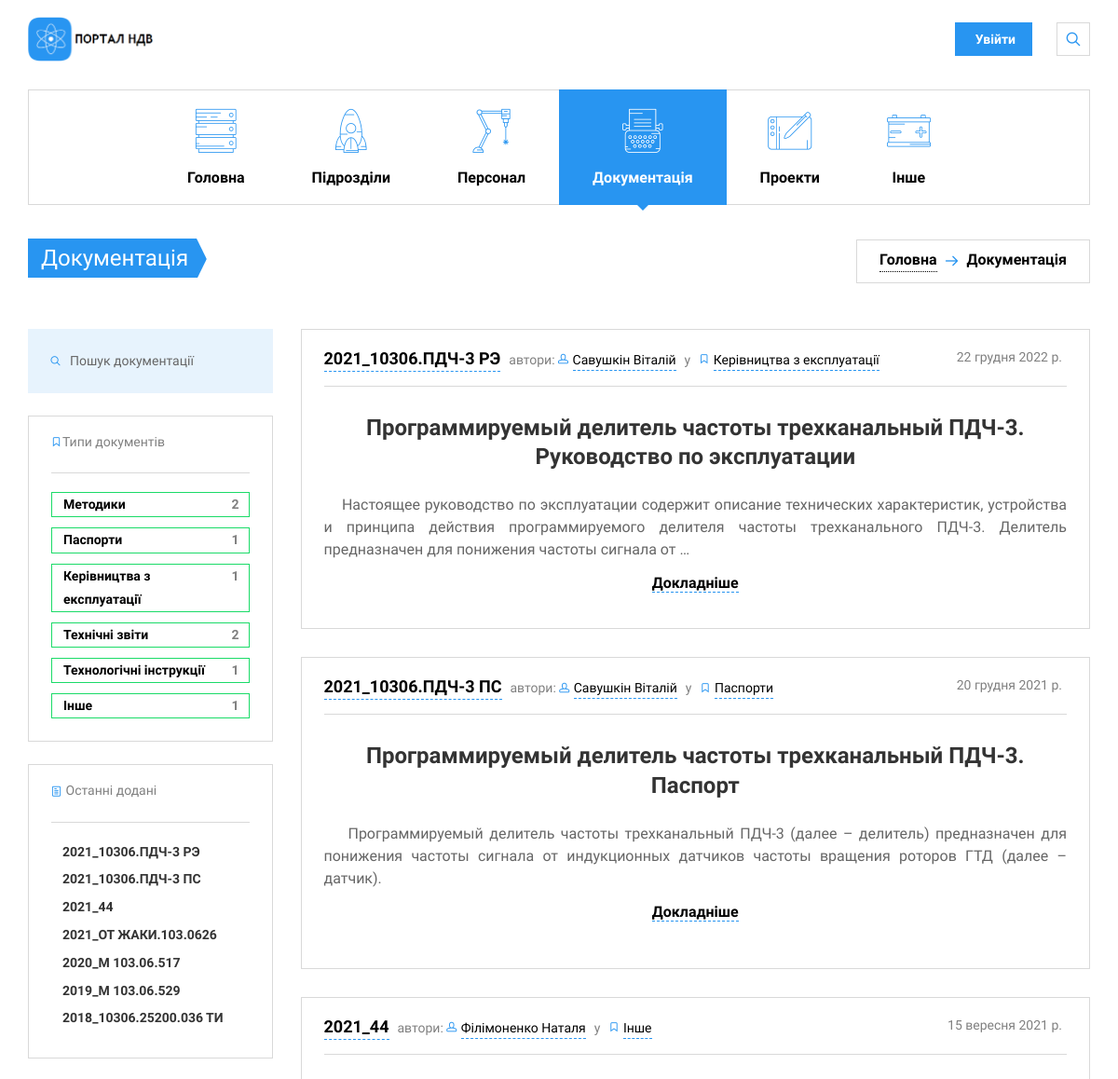
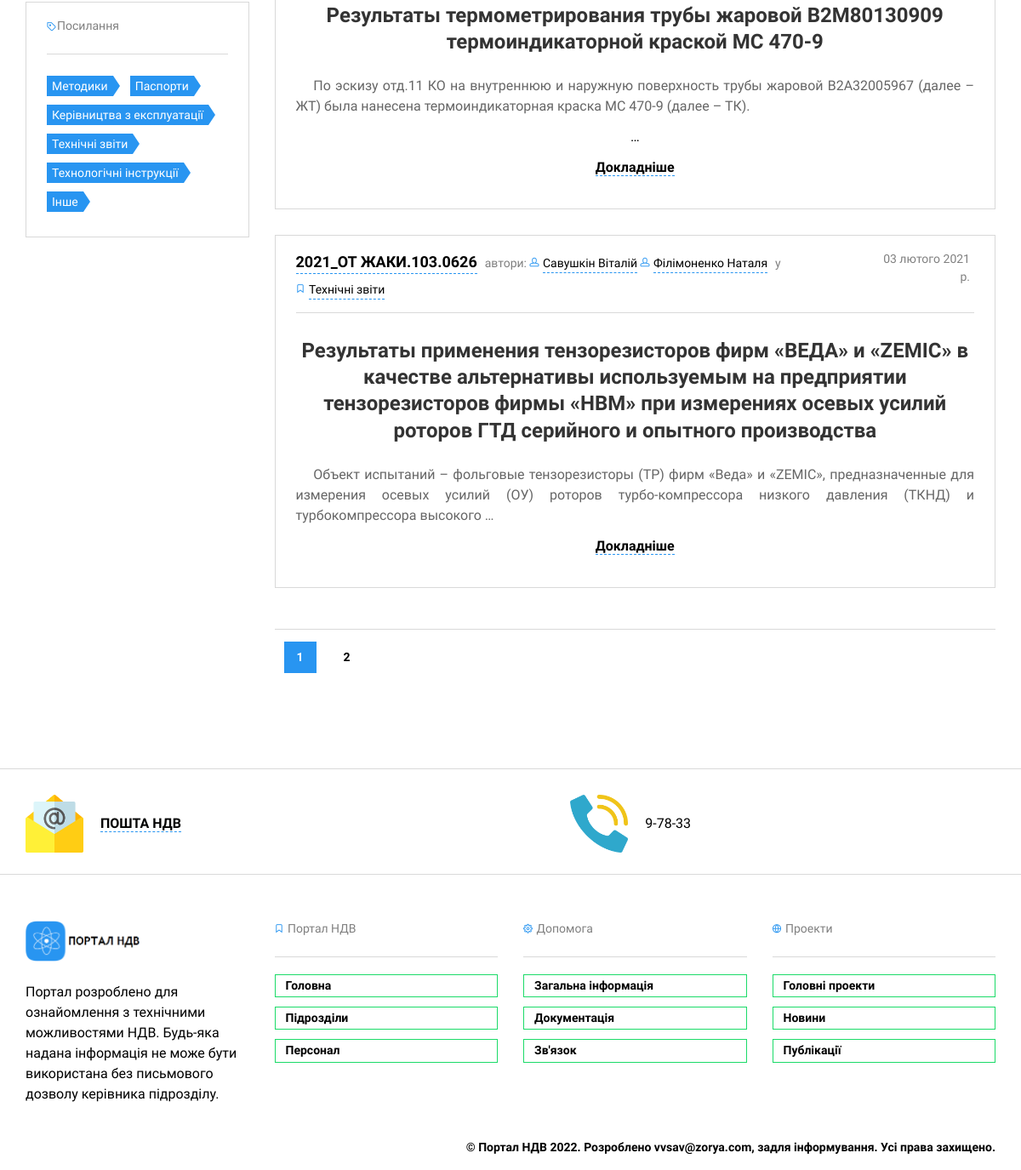
The page /docs/ on the database its author committed (2 pictures, top to bottom).
### nio_app/models.py (models this page shows, shortened)
class Main(models.Model):
    name = models.CharField(max_length=200, help_text='не більше ніж 200 символів',
                            verbose_name='Назва підрозділу')
    abr = models.CharField(max_length=10, help_text='не більше ніж 10 символів',
                           verbose_name='Абрівіатура підрозділу')
    slug = models.SlugField(max_length=200, unique=True, verbose_name='URL', db_index=True)
    divisions = models.ManyToManyField('Divisions', verbose_name='Підрозділи')
    description = models.TextField(max_length=5000, help_text='Введіть короткий опис підрозділу',
                                   verbose_name='Опис підрозділу')
    num_staff = models.IntegerField(verbose_name='Кількість персоналу', null=True, blank=True)
    num_projects = models.IntegerField(verbose_name='Кількість проектів', null=True, blank=True)
    num_docs = models.IntegerField(verbose_name='Загальна кількість документації', null=True, blank=True)
    boss = models.CharField(max_length=200, help_text='не більше ніж 200 символів',
                            verbose_name='ПІБ керівника')
    photo = models.ImageField(upload_to="workers_foto/", verbose_name="Фото")
    objects = models.Manager()
    """Визначення загальної кількості персоналу"""
    def staff(self):
        num = 0
        for d in self.divisions.all():
            if d.num_staff:
                num += d.num_staff
                self.num_staff = num
            else:
                self.num_staff = 0
        return self.num_staff
    staff.short_description = 'Загальна кількість персоналу'
    class Meta:
        verbose_name = 'Загальна інфо'
        verbose_name_plural = 'Загальна інфо'

class Documents(models.Model):
    CHOICES_DOC_TYPE = (
        ("M", "Методики"), ("P", "Паспорти"), ("KE", "Керівництва з експлуатації"), ("TD", "Техничні довідки"),
        ("ZT", "Технічні звіти"), ("TI", "Технологічні інструкції"), ("I", "Інше"), (None, "Тип"))
    CHOICES_STATUS = (("Р", "Розробка"), ("У", "Узгодження"), ("В", "Впроваджено"), (None, "Статус"))
    year = models.CharField(max_length=4, help_text="Введіть рік випуску",
                            verbose_name="Рік випуску", null=True)
    number = models.CharField(max_length=20, help_text="Введіть номер документу",
                            verbose_name="Номер документа", null=True)
    name = models.CharField(max_length=500, help_text="Введіть назву документу",
                            verbose_name="Назва документа")
    description = models.TextField(max_length=5000, help_text='Введіть короткий опис документа (мета)',
                                   verbose_name='Опис документа', null=True)
    slug = models.SlugField(max_length=500, unique=True, verbose_name='URL', db_index=True)
    div = models.ForeignKey(Divisions, on_delete=models.SET_NULL, null=True, verbose_name='Назва підрозділу',
                            related_name='div')
    author = models.ManyToManyField(Staff, verbose_name='Автор', help_text="Оберіть автора/авторів документу",
                                    related_name='authors')
    type = models.CharField(max_length=50, help_text="Оберіть тип документу",
                            verbose_name="Тип документу", choices=CHOICES_DOC_TYPE)
    status = models.CharField(max_length=50, help_text="Поточний статус документу",
                              verbose_name="Статус документу", choices=CHOICES_STATUS)
    def directory_path(instance, filename):
        return f'archives/{instance.div.slug}/{instance.type}/{filename}'
    doc = models.FileField(upload_to=directory_path)
    release_date = models.DateField(help_text="Введіть дату впровадження", verbose_name="Дата впровадження",
                                    blank=True, null=True)
    objects = models.Manager()
    def display_author(self):
        return ', '.join([self.staff.fio.split()[0] for self.staff in self.author.all()])
    display_author.short_description = 'Автори'
    def file_load(self):
        self.doc.upload_to = f'archives/{self.div.slug}/{self.type}/'
        return self.doc.upload_to
    file_load.short_description = 'Розташування файлу'
    class Meta:
        verbose_name = 'Документація'
        verbose_name_plural = 'Документація'
        ordering = ['-release_date']

class Staff(models.Model):
    fio = models.CharField(max_length=100, help_text='не більше ніж 100 символів',
                           verbose_name='ПІБ')
    slug = models.SlugField(max_length=100, unique=True, verbose_name='URL', db_index=True)
    div = models.ForeignKey(Divisions, on_delete=models.SET_NULL, verbose_name='Підрозділ', null=True)
    tabel = models.CharField(max_length=5, help_text='не більше ніж 5 символів', verbose_name='Табельный номер',
                             unique=True)
    prof = models.CharField(max_length=100, help_text='не більше ніж 100 символів',
                            verbose_name='Посада')
    oklad = models.IntegerField(verbose_name='Оклад')
    birthday = models.DateField(verbose_name="Дата народження", blank=True)
    phone = models.CharField(max_length=18, help_text='формат +38(ХХХ)-ХХХ-ХХ-ХХ',
                             verbose_name='Номер телефону')
    adress = models.CharField(max_length=100, help_text='формат пр/вул/провулок ХХХХХ д.ХХ кв.ХХ',
                              verbose_name='Домашня адреса')
    photo = models.ImageField(upload_to="workers_foto/", verbose_name="Фото")
    objects = models.Manager()
    class Meta:
        verbose_name = 'Персонал'
        verbose_name_plural = 'Персонал'
        ordering = ['fio']

### nio_app/views.py (the view)
# urls.py: path('docs/', DocsList.as_view(), name='docs'),
class DocsList(ListView):
    model = Documents
    template_name = 'nio_app/docs/docs.html'
    paginate_by = 4
    extra_context = CONTEXT

### nio_app/models.py (called while the page is built)
    def save(
            self, force_insert=False, force_update=False, using=None, update_fields=None
    ):
        super().save()
        self.num_staff = len(Staff.objects.filter(div_id=self.pk))
        self.num_projects = len(Projects.objects.filter(div_id=self.pk))
        self.num_docs = len(Documents.objects.filter(div_id=self.pk))
        super().save(force_insert=False, force_update=True, using=using, update_fields=update_fields)

### nio_app/templates/nio_app/docs/docs.html (shortened to what this page needs)
{% extends 'nio_app/base_portal.html' %}
{% load static %}
{% block main %}
<li class="menu-item-has-children">
  {% endblock main %}
  {% block divs %}
<li class="menu-item-has-children">
  {% endblock divs %}
  {% block staff %}
<li class="menu-item-has-children">
  {% endblock staff %}
  {% block docs %}
<li class="menu-item-has-children current-menu-item">
  {% endblock docs %}
  {% block projects %}
<li class="menu-item-has-children">
  {% endblock projects %}
  {% block other %}
<li class="menu-item-has-children">
  {% endblock other %}
{% block content %}
<section class="page-title">
  <div class="container">
    <div class="inner">
      <div class="column">
        <div class="title">
          <a href="{% url 'nio_app:docs' %}">
          <h1>Документація</h1>
          </a>
        </div>
      </div>
      <div class="column">
        <div class="breadcrumbs">
          <a href="{% url 'nio_app:index_portal' %}">Головна</a>
          <span class="delimiter"><i class="icon-arrow-right"></i></span>
          <span>Документація</span>
        </div>
      </div>
    </div>
  </div>
</section>
<section class="container">
  <div class="row">
    <div class="col-lg-9 col-md-8 col-lg-push-3 col-md-push-4">
      {% for d in object_list %}
      <section class="post-item">
        <div class="post-body">
          <div class="post-meta">
            <div class="column">
              <span><a href="{% url 'nio_app:doc_single' d.slug %}" style="font-size: 18px">
                <strong>{{ d.year }}_{{ d.number }}</strong></a>
              </span>
              <span>
                  автори:
                {% for a in d.author.all %}
                <i class="icon-head"></i>
                <a href="{% url 'nio_app:filter' %}?divs={{a.div_id}}&prof={{a.prof}}">
                    {{ a.fio }}</a>
                {% endfor %}
              </span>
              <span>у</span>
              <span>
                <i class="icon-ribbon"></i>
                <a href="{% url 'nio_app:docs_type' d.type %}">{{ d.get_type_display }}</a>
              </span>
            </div>
            <div class="column"><span>{{ d.release_date }}</span></div>
          </div>
          <a href="{% url 'nio_app:doc_single' d.slug %}" class="post-title">
            <h3>{{ d.name }}</h3>
          </a>
          <p>{{ d.description|safe|truncatewords:25 }}</p>
          <a href="{% url 'nio_app:doc_single' d.slug %}">Докладніше</a>
        </div>
      </section>
      {% endfor %}
        {% include 'nio_app/include/pagination.html' %}
    </div>
        {% include 'nio_app/include/sidebar_docs.html' %}
  </div>
</section>
{% endblock content %}

### nio_app/templates/nio_app/base_portal.html (shortened to what this page needs)
<!DOCTYPE html>
<html>
<head>
  {% load static %}
  <link href="{% static 'nio_app/masterslider/style/masterslider.css' %}" rel="stylesheet" media="screen">
  <link href="{% static 'nio_app/css/styles.min.css' %}" rel="stylesheet" media="screen">
</head>
<body class="is-preloader preloading">
  <div class="page-wrapper">
    <header class="navbar navbar-sticky">
        {% include 'nio_app/include/header.html' %}
  {% for m in main %}
  <div class="container">
    <nav class="main-navigation">
      <ul class="menu">
        {% block main %}{% endblock main %}
          <a href="#" id="nav_header"><i class="flaticon-technology46"></i>Головна</a>
        </li>
        {% block divs %}{% endblock divs %}
          <a href="#"><i class="flaticon-space-ship2"></i>Підрозділи</a>
        </li>
        {% block staff %}{% endblock staff %}
          <a href="#"><i class="flaticon-technological"></i>Персонал</a>
        </li>
        {% block docs %}{% endblock docs %}
          <a href="#"><i class="flaticon-writing50"></i>Документація</a>
        </li>
        {% block projects %}{% endblock projects %}
          <a href="#"><i class="flaticon-drawing33"></i>Проекти</a>
        </li>
        {% block other %}{% endblock other %}
          <a href="#"><i class="flaticon-positive"></i>Інше</a>
        </li>
      </ul>
    </nav>
  </div>
  {% endfor %}
</header>
      {% block content %}
      {%  endblock content %}
{% include 'nio_app/include/footer.html' %}
</body>
</html>

### nio_app/templates/nio_app/include/sidebar_docs.html (shortened to what this page needs)
{% load static %}
<div class="col-lg-3 col-md-4 col-lg-pull-9 col-md-pull-8">
    <aside class="sidebar">
        <section class="widget widget_search">
            <form method="get" class="search-box" action="{% url 'nio_app:search_docs' %}">
                <input type="text" class="form-control" name="search_docs" placeholder="Пошук документації">
            <button type="submit"><i class="icon-search"></i></button>
            </form>
        </section>
        <section class="widget widget_categories">
            <h3 class="widget-title"><i class="icon-ribbon"></i>Типи документів
            </h3>
            <ul>{% for d in dt %}
                <li><a href="{% url 'nio_app:docs_type' d.0 %}">{{ d.1 }}<span>{{ d.2 }}</span></a>
                </li>
                {% endfor %}
            </ul>
        </section>
        <section class="widget widget_recent_posts">
            <h3 class="widget-title"><i class="icon-paper"></i>
                Останні додані
            </h3>
            {% for d in docs_all|slice:":7" %}
            <div class="item" style="margin-bottom: 6px">
                <div class="info">
                    <h4><a href="{% url 'nio_app:doc_single' d.slug %}">{{ d.year }}_{{ d.number }}</a></h4>
                </div>
            </div>
            {% endfor %}
        </section>
        <section class="widget widget_tag_cloud">
            <h3 class="widget-title"><i class="icon-tag"></i>Посилання
            </h3>
            {% for d in dt %}
            <a href="{% url 'nio_app:docs_type' d.0 %}">{{ d.1 }}</a>
            {% endfor %}
        </section>
    </aside>
</div>

### rows shown on the page
Documents: year "2021", number "10306.ПДЧ-3 РЭ", type "Керівництва з експлуатації", release_date "22 грудня 2022 р.", name "Программируемый делитель частоты трехканальный ПДЧ-3. Руководство по эксплуатации", description "Настоящее руководство по эксплуатации содержит описание технических характеристик, устройства и принципа действия программируемого делителя частоты трехканального ПДЧ-3. Делитель предназначен для понижения частоты сигнала от …"
Staff: fio "Савушкін Віталій"
Documents: year "2021", number "10306.ПДЧ-3 ПС", type "Паспорти", release_date "20 грудня 2021 р.", name "Программируемый делитель частоты трехканальный ПДЧ-3. Паспорт", description "Программируемый делитель частоты трехканальный ПДЧ-3 (далее – делитель) предназначен для понижения частоты сигнала от индукционных датчиков частоты вращения роторов ГТД (далее – датчик)."
Documents: year "2021", number "44", type "Інше", release_date "15 вересня 2021 р.", name "Результаты термометрирования трубы жаровой В2М80130909 термоиндикаторной краской МС 470-9", description "По эскизу отд.11 КО на внутреннюю и наружную поверхность трубы жаровой В2А32005967 (далее – ЖТ) была нанесена термоиндикаторная краска МС 470-9 (далее – ТК). …"
Staff: fio "Філімоненко Наталя"
Documents: year "2021", number "ОТ ЖАКИ.103.0626", type "Технічні звіти", release_date "03 лютого 2021 р.", name "Результаты применения тензорезисторов фирм «ВЕДА» и «ZEMIC» в качестве альтернативы используемым на предприятии тензорезисторов фирмы «НВМ» при измерениях осевых усилий роторов ГТД серийного и опытного производства", description "Объект испытаний – фольговые тензорезисторы (ТР) фирм «Веда» и «ZEMIC», предназначенные для измерения осевых усилий (ОУ) роторов турбо-компрессора низкого давления (ТКНД) и турбокомпрессора высокого …"
Documents: year "2020", number "М 103.06.517"
Documents: year "2019", number "М 103.06.529"
Documents: year "2018", number "10306.25200.036 ТИ"

### other values the page prints
{{ i }} "1"
{{ i }} "2"
{{ d.1 }} "Методики" "Паспорти" "Керівництва з експлуатації" "Технічні звіти" "Технологічні інструкції" "Інше"
{{ d.2 }} "2" "1" "1" "2" "1" "1"
